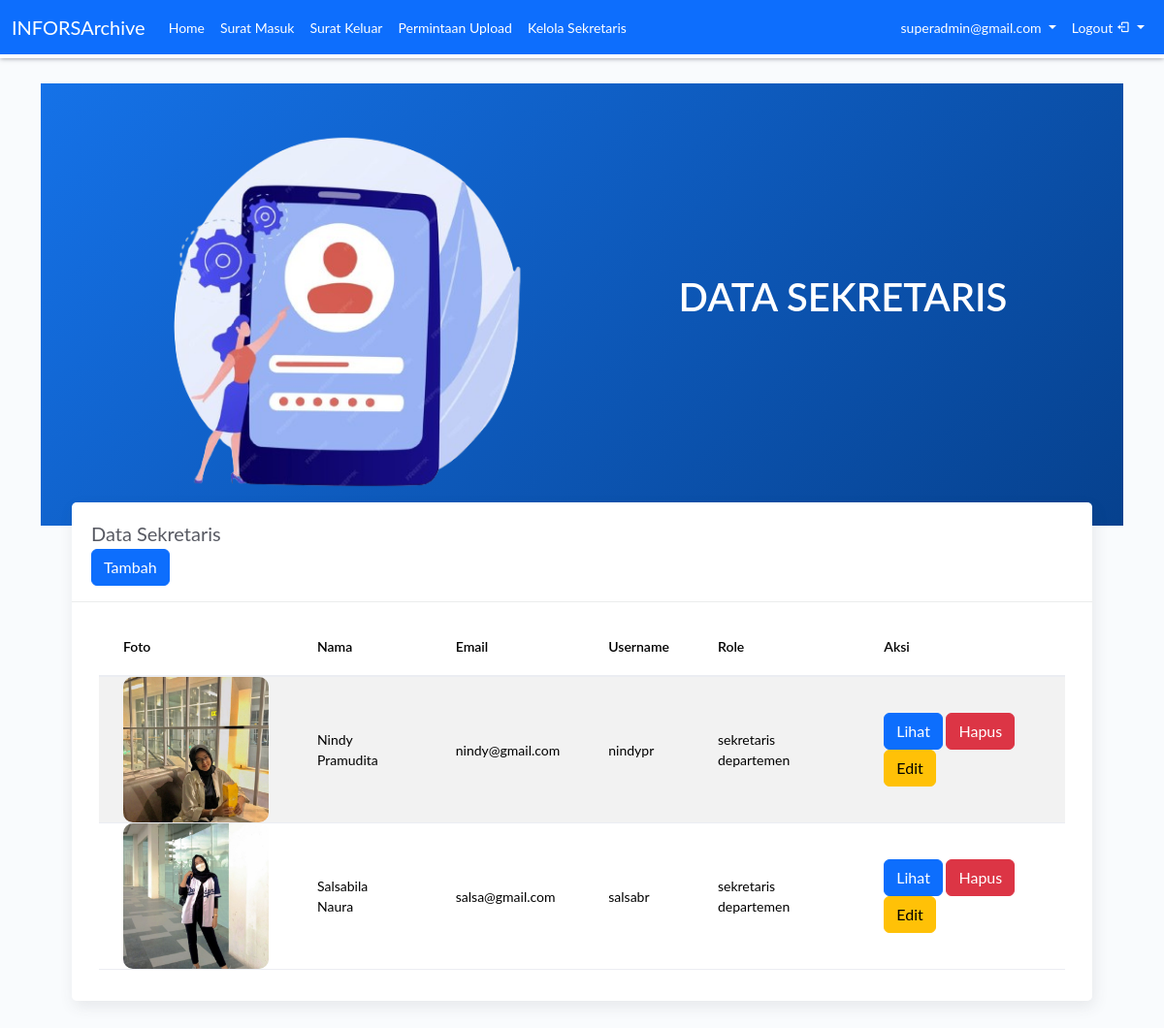
The page /view/superadmin/sekretaris.php (signed in) on the database its author committed.
### tables this page shows
CREATE TABLE `user` (
  `id` int(11) NOT NULL,
  `nama` varchar(100) NOT NULL,
  `email` varchar(50) NOT NULL,
  `username` varchar(100) NOT NULL,
  `password` varchar(100) NOT NULL,
  `departemen` varchar(50) NOT NULL,
  `jabatan` varchar(50) NOT NULL,
  `foto` varchar(100) NOT NULL
);

### view/superadmin/sekretaris.php (the view, shortened to what this page needs)
<?php
include_once('../../config/koneksi.php');
$allowed_roles = ['sekretaris departemen', 'sekretaris panitia', 'sekretaris divisi'];
$role_condition = implode("', '", $allowed_roles);
$page = isset($_GET['page']) && is_numeric($_GET['page']) ? $_GET['page'] : 1;
$limit = 5;
$offset = ($page - 1) * $limit;
$query = "SELECT * FROM user WHERE jabatan IN ('$role_condition') LIMIT $offset, $limit";
$result = mysqli_query($con, $query);
?>
<!DOCTYPE html>
<html lang="en">
<head>
    <?php include '../../role/superadmin/admin-header.php'; ?>
</head>
<body>
    <div class="container container-fluid">
        <div class="wrapper">
            <div class="main-panel pt-4">
                <div class="content">
                    <div class="panel-header bg-primary-gradient">
                        <div class="page-inner py-2">
                            <div class="row">
                                <div class="col-md-6">
                                    <img src="../../assets/img/sekree.png" alt="" class="img-fluid" style="height: 55vh;">
                                </div>
                                <div class="col-md-6 d-flex align-items-center justify-content-center">
                                    <div class="text-center">
                                        <h3 class="text-white pb-2 fw-bold" style="font-size: 40px;">DATA SEKRETARIS</h3>
                                    </div>
                                </div>
                            </div>
                        </div>
                    </div>
                    <div class="page-inner mt--5">
                        <div class="col-md-12">
                            <div class="card">
                            <div class="card-header">
                                <div class="d-flex align-items-center">
                                    <h4 class="card-title mr-5">Data Sekretaris</h4>
                                </div>
                                <div class="ml-auto">
                                    <a href="sekretaris/unggah.php" class="btn btn-primary">Tambah</a>
                                </div>
                            </div>
                                <div class="container container-fluid">
                                    <div class="card-body">
                                        <div class="table-responsive">
                                            <table id="add-row" class="display table table-striped table-hover">
                                                <thead>
                                                    <tr>
                                                        <th scope="col">Foto</th>
                                                        <th scope="col">Nama</th>
                                                        <th scope="col">Email</th>
                                                        <th scope="col">Username</th>
                                                        <th scope="col">Role</th>
                                                        <th scope="col">Aksi</th>
                                                    </tr>
                                                </thead>
                                                <tbody>
                                                    <?php
                                                    while ($row = mysqli_fetch_assoc($result)) {
                                                        ?>
                                                        <tr>
                                                            <td>
                                                                <?php
                                                                $file_name = $row['foto'];
                                                                $file_path = '../../uploads/' . basename($file_name);
                                                                ?>
                                                                <div class="image-frame">
                                                                    <img src="<?= $file_path ?>" class="img-fluid rounded-start" alt="Foto Profil" style="height: 20vh;">
                                                                </div>
                                                            </td>
                                                            <td><?php echo $row['nama']; ?></td>
                                                            <td><?php echo $row['email']; ?></td>
                                                            <td><?php echo $row['username']; ?></td>
                                                            <td><?php echo $row['jabatan']; ?></td>
                                                            <td>
                                                                <a href="sekretaris/lihat.php?id=<?php echo $row['id']; ?>" class="btn btn-primary">Lihat</a>
                                                                <a href="sekretaris/delete.php?id=<?php echo $row['id']; ?>" class="btn btn-danger">Hapus</a>
                                                                <a href="sekretaris/edit.php?id=<?php echo $row['id']; ?>" class="btn btn-warning">Edit</a>
                                                            </td>
                                                        </tr>
                                                        <?php
                                                    }
                                                    ?>
                                                </tbody>
                                            </table>
                                        </div>
                                    </div>
                                </div>
                            </div>
                        </div>
                    </div>
                </div>
            </div>
        </div>
    </div>
</body>
</html>

### assets/css/main.css (style rules this page uses)
:root { --footer : linear-gradient(to top, #7e7fd8, #589dda); }
body, h1, .h1, h2, .h2, h3, .h3, h4, .h4, h5, .h5, h6, .h6, p, .navbar, .brand, .btn-simple, .alert, a, .td-name, td, button.close { -moz-osx-font-smoothing: grayscale; -webkit-font-smoothing: antialiased; font-family: 'Lato', sans-serif; }
body { font-size: 14px; color: #575962; }
a { color: #1572E8; }
h3, .h3 { font-size: 1.1625rem; }
h4, .h4 { font-size: 1.0375rem; }
h1, h2, h3, h4, h5, h6, .h1, .h2, .h3, .h4, .h5, .h6 { line-height: 1.4; }
.fw-bold { font-weight: 600 !important; }
body { min-height: 100vh; position: relative; background: #f9fbfd; }
.mt--5, .my--5 { margin-top: -3rem !important; }
.wrapper { min-height: 100vh; position: relative; top: 0; height: 100vh; }
.main-panel { position: relative; width: calc(100%); height: 100vh; min-height: 100%; float: right; transition: all .3s; margin-top: 62px; }
.page-inner { padding: 1.5rem 0; }
@media (min-width: 576px) { .page-inner { padding-right: 1rem; padding-left: 1rem; } }
@media (min-width: 992px) { .page-inner { padding-right: 2rem; padding-left: 2rem; } }
.card, .card-light { border-radius: 5px; background-color: #ffffff; margin-bottom: 30px; -webkit-box-shadow: 2px 6px 15px 0px rgba(69, 65, 78, 0.1); -moz-box-shadow: 2px 6px 15px 0px rgba(69, 65, 78, 0.1); box-shadow: 2px 6px 15px 0px rgba(69, 65, 78, 0.1); border: 0px; }
.card .card-header, .card-light .card-header { padding: 1rem 1.25rem; background-color: transparent; border-bottom: 1px solid #ebecec !important; }
.card .card-header:first-child, .card-light .card-header:first-child { border-radius: 0px; }
.card-title { margin: 0; color: #575962; font-size: 20px; font-weight: 400; line-height: 1.6; }
.table > thead > tr > th, .table > tbody > tr > th, .table > tfoot > tr > th, .table > thead > tr > td, .table > tbody > tr > td, .table > tfoot > tr > td { vertical-align: middle; }
.table > tbody > tr > td, .table > tbody > tr > th { padding: 8px; }
.table thead th { border-bottom-width: 2px; font-weight: 600; }
.table td, .table th { font-size: 14px; border-top-width: 0px; border-bottom: 1px solid; border-color: #ebedf2 !important; padding: 0 25px !important; height: 60px; vertical-align: middle !important; }
.bg-primary-gradient { background: #1572E8 !important; background: linear-gradient(-45deg, #06418E, #1572E8) !important; }

### assets/css/style.css (style rules this page uses)
:root { --footer : linear-gradient(to top, #7e7fd8, #589dda); }
.page-inner { animation-duration: 1s; animation-timing-function: ease-out; }

### view/superadmin/sekretaris.php (style rules this page uses)
.image-frame { border-radius: 10px; overflow: hidden; width: 150px; height: 150px; }
.image-frame img { width: 100%; height: 100%; object-fit: cover; }

### rows shown on the page
user: foto (picture), nama "Nindy Pramudita", email "nindy@gmail.com", username "nindypr", jabatan "sekretaris departemen"
user: foto (picture), nama "Salsabila Naura", email "salsa@gmail.com", username "salsabr", jabatan "sekretaris departemen"

### other values the page prints
$_SESSION['email'] "superadmin@gmail.com"
